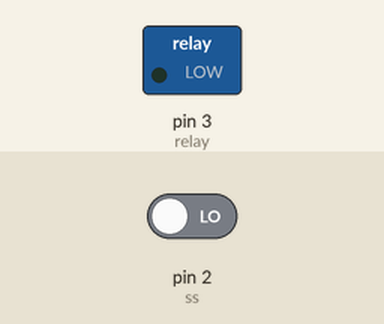
Simulated run of this sketch. Board: Arduino Uno, built with avr-gcc and run on an emulated ATmega328P. Shown: switched loads named in the sketch (green lamp = pin HIGH). Inputs (shaded band) come from the test bench; at power-on: pin 2 (ss) LOW.

Above: at 1.2 s.
1.3 s: pin 2 (ss) driven HIGH
At 2.4 s:
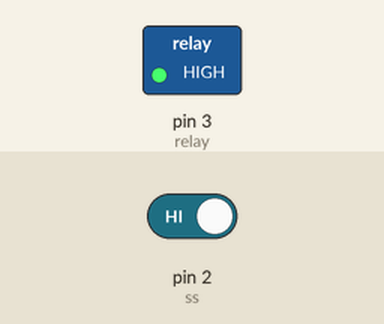
2.8 s: pin 2 (ss) driven LOW
At 3.5 s:
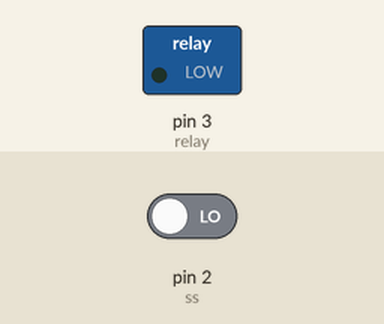
Timing chart, 0 to 5.8 s (numbered marks = the images above; inputs shaded):
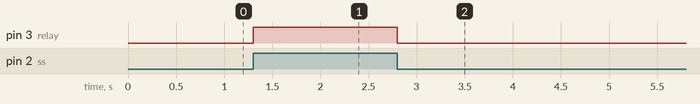

Measured:
- after the input at 1.3 s, pin 3 (relay): LOW → HIGH at once
- after the input at 2.8 s, pin 3 (relay): HIGH → LOW at once

The sketch:

Code.ino
```cpp
#include<SoftwareSerial.h>
int ss=2;
int relay=3;
int state=0;
void setup() {
  // put your setup code here, to run once:
  pinMode(ss,INPUT);
  pinMode(relay,OUTPUT);
}
void loop() {
  // put your main code here, to run repeat
  state=digitalRead(ss);
  if(state==HIGH)
  {
    digitalWrite(relay,HIGH);
  }

  else
  {
    digitalWrite(relay,LOW);
  }
}
```
